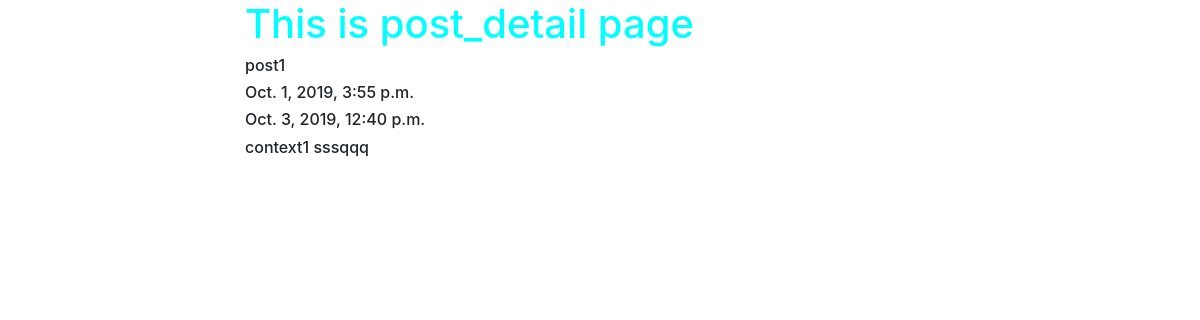
Page /posts/1/ on the earlier database version.
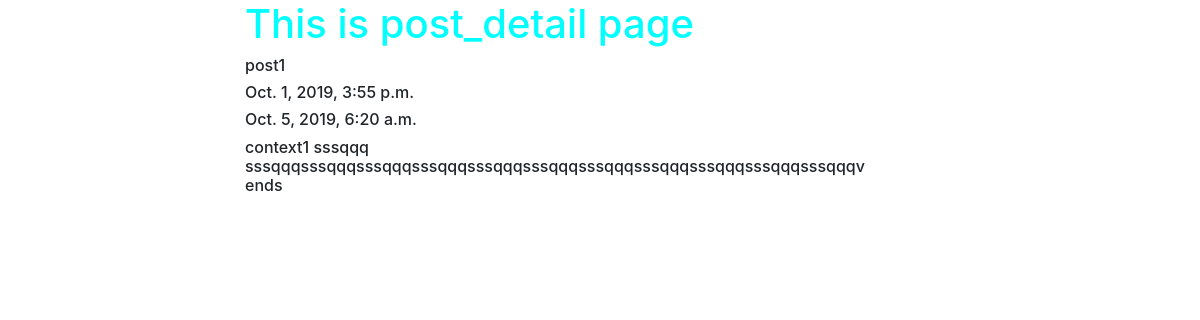
Same page on the later database version.
### posts/models.py (models this page shows, shortened)
class Post(models.Model):
    title = models.CharField(max_length=120)
    slug = models.SlugField(unique=True)
    image = models.ImageField(upload_to=upload_location,
        null=True,
        blank=True,
        height_field='height_field',
        width_field='width_field')
    height_field = models.IntegerField(default=0)
    width_field = models.IntegerField(default=0)
    content = models.TextField()
    updated = models.DateTimeField(auto_now=True, auto_now_add=False)
    timestamp = models.DateTimeField(auto_now=False, auto_now_add=True)
    class Meta:
        ordering = ["-timestamp", "-updated"]

### posts/views.py (the view)
# urls.py: path('<id>/', views.post_detail, name='detail'),
def post_detail(request, id=None):
    instance = get_object_or_404(Post, id=id)
    return render(request, 'posts/post_detail.html', {'instance': instance})

### posts/templates/posts/post_detail.html (shortened to what this page needs)
{% extends "posts/base.html" %}
{% block content %}
    <h1>This is post_detail page</h1>
    <h6>{{ instance.title }}</h6>
    <h6>{{ instance.timestamp }}</h6>
    <h6>{{ instance.updated }}</h6>
    <h6>{{ instance.content }}</h6>
{% endblock content %}

Differences in the rows shown:
changed Post "post1": updated "Oct. 3, 2019, 12:40 p.m." → "Oct. 5, 2019, 6:20 a.m."; content "context1 sssqqq" → "context1 sssqqq sssqqqsssqqqsssqqqsssqqqsssqqqsssqqqsssqqqsssqqqsssqqqsssqqqsssqqqv ends"
